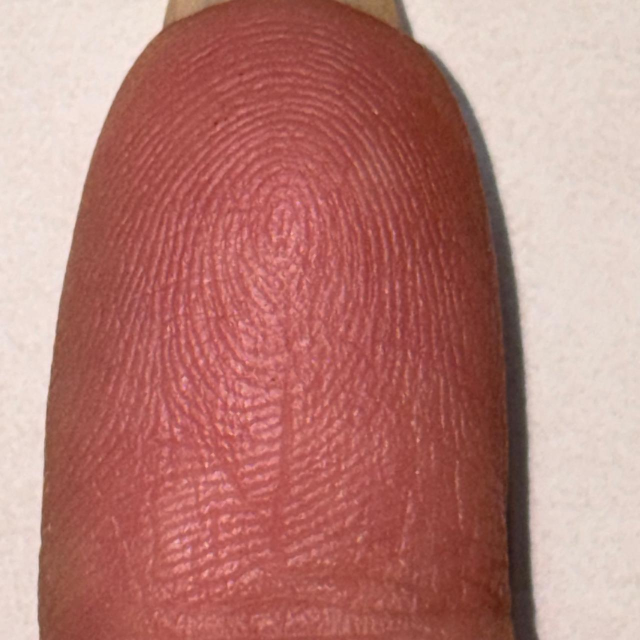
#> input picture aya_test.jpg, 1280 x 1280 px (shown at 1/2 size)
$ python -i attendance_app_custom.py   (imports and definitions only)
#> lines starting #> are read from the running program, lines starting #| are printed output that depends on the picture
"""
╔══════════════════════════════════════════════════════════════════════╗
║   FINGERPRINT ATTENDANCE & ACCESS CONTROL — CUSTOM DATASET          ║
║   Biometrics Project — Scenario Evaluation                          ║
║                                                                      ║
║   Uses YOUR OWN fingerprint dataset (built with collect_dataset.py) ║
║   Reuses GaborMethod + preprocess from main.py (unchanged)          ║
║                                                                      ║
║   Input  : Live fingerprint image from phone/webcam camera          ║
║   Output : GRANTED → logs attendance | DENIED → access blocked     ║
║                                                                      ║
║   SETUP:                                                             ║
║     1. Run collect_dataset.py first (builds my_dataset/)            ║
║     2. Set PHONE_IP below (same as collect_dataset.py)              ║
║     3. Run: python attendance_app_custom.py                         ║
║                                                                      ║
║   CONTROLS (live window):                                            ║
║     SPACE  → capture & identify                                     ║
║     R      → re-enroll (rebuild gallery)                            ║
║     L      → print attendance log to console                        ║
║     Q      → quit                                                   ║
╚══════════════════════════════════════════════════════════════════════╝
"""

import os
import sys
import csv
import time
import datetime
import numpy as np
import cv2

# ── Import from your existing project (main.py must be in same folder) ──
try:
    from main import GaborMethod, preprocess
except ImportError:
    print("[ERROR] Could not import from main.py.")
    print("        Place attendance_app_custom.py in the same folder as main.py.")
    sys.exit(1)

# ─────────────────────────────────────────────────────────────────
# CONFIGURATION
# ─────────────────────────────────────────────────────────────────
PHONE_IP          = "192.168.1.5"      # ← same IP as collect_dataset.py
PHONE_PORT        = 8080
DATASET_DIR       = "my_dataset"       # folder built by collect_dataset.py
LOG_FILE          = "attendance_log.csv"
MATCH_THRESHOLD   = 0.55               # cosine similarity cutoff (lower than
                                       # SOCOFing because phone camera images
                                       # have more variability — tune this!)
TRAIN_SPLIT       = 0.7                # 70% enroll, 30% kept for testing
# ─────────────────────────────────────────────────────────────────

STREAM_URL = f"http://{PHONE_IP}:{PHONE_PORT}/video"

# Colors (BGR)
GREEN  = ( 60, 200,  80)
RED    = ( 50,  50, 220)
BLUE   = (220, 130,  50)
YELLOW = ( 30, 210, 240)
WHITE  = (255, 255, 255)
DARK   = ( 18,  18,  18)


# ══════════════════════════════════════════════════════════════════
# 1. CUSTOM DATASET LOADER
# ══════════════════════════════════════════════════════════════════

# [49 lines left out: functions load_custom_dataset, split_custom_dataset, not called in this run]


# ══════════════════════════════════════════════════════════════════
# 2. CUSTOM PREPROCESS  (adapted for phone camera images)
# ══════════════════════════════════════════════════════════════════

def preprocess_phone_image(img_path_or_array, size=(128, 128)):
    """
    Enhanced preprocessing for phone camera images.
    Handles both file paths and numpy arrays (for live frames).

    Steps:
      1. Load / convert to grayscale
      2. Crop center region (fingertip pad)
      3. Resize to 128×128
      4. CLAHE with stronger clip (phone images have less contrast than scanners)
      5. Adaptive thresholding to emphasize ridges
      6. Gaussian blur to reduce noise
    """
#> called with img_path_or_array = 'aya_test.jpg', size = (128, 128)
    if isinstance(img_path_or_array, str):
        img = cv2.imread(img_path_or_array, cv2.IMREAD_GRAYSCALE)
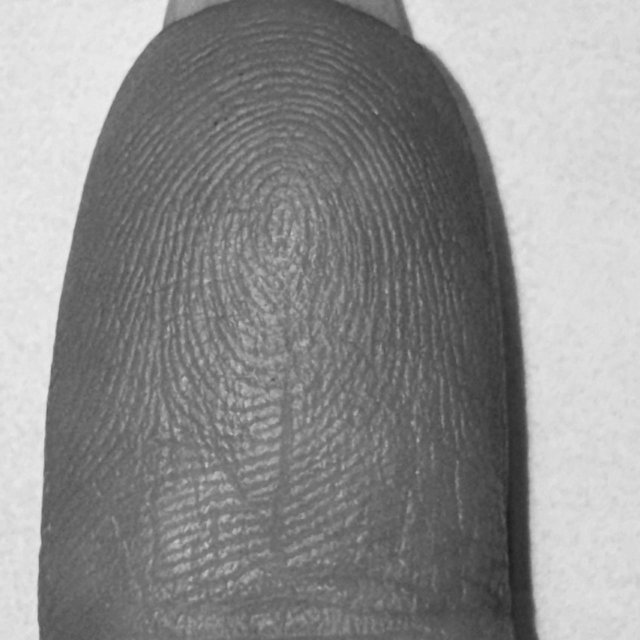
#> img: shape (1280, 1280) (shown at 1/2 size); min 27, max 238, mean 142.9
        if img is None:
            raise FileNotFoundError(f"Cannot read: {img_path_or_array}")
    else:
        # numpy array (BGR frame from camera)
        img = cv2.cvtColor(img_path_or_array, cv2.COLOR_BGR2GRAY)

    # If image is much larger than 128×128, crop center first
    h, w = img.shape
#> h = 1280; w = 1280
    if h > 300 and w > 300:
        # Crop central 60% of the image (finger pad region)
        cy, cx = h // 2, w // 2
#> cy = 640; cx = 640
        crop_h, crop_w = int(h * 0.6), int(w * 0.6)
#> crop_h = 768; crop_w = 768
        img = img[cy - crop_h//2 : cy + crop_h//2,
                  cx - crop_w//2 : cx + crop_w//2]
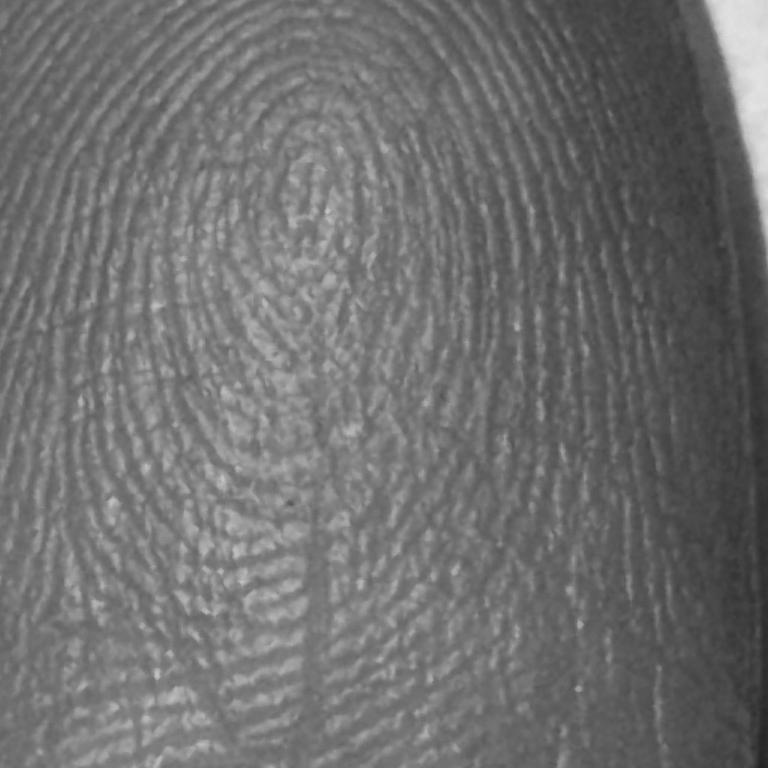
#> img: shape (768, 768); min 35, max 228, mean 111

    # Resize
    img = cv2.resize(img, size, interpolation=cv2.INTER_AREA)
#> img: shape (128, 128)

    # CLAHE — stronger than main.py's clipLimit=2.0 for phone images
    clahe = cv2.createCLAHE(clipLimit=4.0, tileGridSize=(8, 8))
    img = clahe.apply(img)
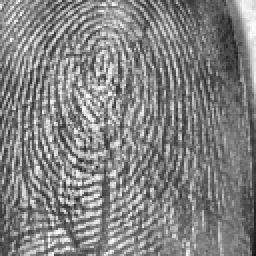
#> img: shape (128, 128) (shown 2 times larger); min 21, max 254, mean 130.6

    # Gaussian blur
    img = cv2.GaussianBlur(img, (3, 3), 0)
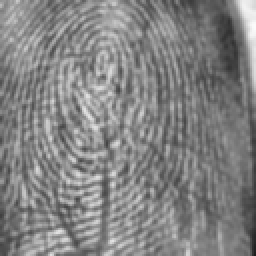
#> img: shape (128, 128) (shown 2 times larger); min 28, max 251, mean 130.7

    return img


# ══════════════════════════════════════════════════════════════════
# 3. CUSTOM GABOR METHOD (wraps main.py's GaborMethod with our preprocessing)
# ══════════════════════════════════════════════════════════════════

class CustomGaborMethod(GaborMethod):
    """
    Extends GaborMethod from main.py.
    Overrides enroll and identify to use preprocess_phone_image()
    instead of main.py's preprocess() — better suited for phone camera.
    Everything else (kernels, cosine similarity, gallery) is inherited.
    """

    # [393 lines left out: functions enroll, identify_frame, identify, init_log, log_event, print_log and 4 more, not called in this run]


# [2 lines not run here, left out]

>>> result = preprocess_phone_image('aya_test.jpg')

$ run again, on kermina_test.jpg
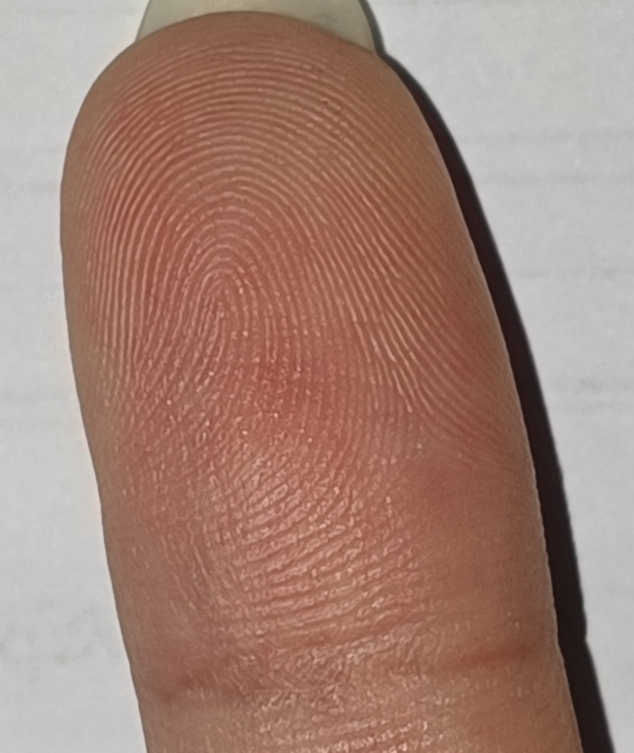
#> input picture kermina_test.jpg, 1267 x 1505 px (shown at 1/2 size)
#> in preprocess_phone_image, `img = clahe.apply(img)`:
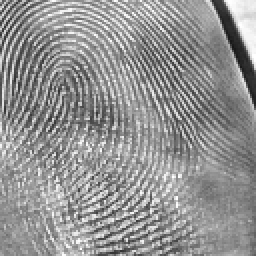
#> img: shape (128, 128) (shown 2 times larger); min 22, max 255, mean 146.7
#> in preprocess_phone_image, `img = cv2.GaussianBlur(img, (3, 3), 0)`:
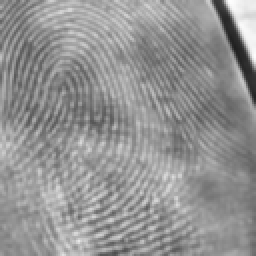
#> img: shape (128, 128) (shown 2 times larger); min 31, max 253, mean 146.7
